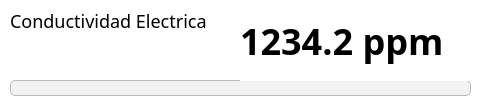
<?xml version="1.0" encoding="UTF-8"?>
<ui version="4.0">
 <class>Form</class>
 <widget class="QWidget" name="Form">
  <property name="geometry">
   <rect>
    <x>0</x>
    <y>0</y>
    <width>481</width>
    <height>105</height>
   </rect>
  </property>
  <property name="windowTitle">
   <string>Form</string>
  </property>
  <property name="styleSheet">
   <string notr="true">QLabel {
	font-family: Poppins;
	font-size: 16px;
}

QWidget {
	background-color: white;
}</string>
  </property>
  <widget class="QLabel" name="nameLbl">
   <property name="geometry">
    <rect>
     <x>10</x>
     <y>10</y>
     <width>291</width>
     <height>21</height>
    </rect>
   </property>
   <property name="styleSheet">
    <string notr="true">font-size: 18px;</string>
   </property>
   <property name="text">
    <string>Conductividad Electrica</string>
   </property>
  </widget>
  <widget class="QProgressBar" name="progressBar">
   <property name="geometry">
    <rect>
     <x>10</x>
     <y>80</y>
     <width>461</width>
     <height>16</height>
    </rect>
   </property>
   <property name="styleSheet">
    <string notr="true">QProgressBar {
    border: 1px solid #bbb;
    border-radius: 5px;
    background-color: #f3f3f3;
	border-radius: 5px;
}

QProgressBar::chunk {
    background-color: #00007f;
	border-radius: 5px;
}
</string>
   </property>
   <property name="value">
    <number>0</number>
   </property>
   <property name="textVisible">
    <bool>false</bool>
   </property>
  </widget>
  <widget class="QLabel" name="valueLbl">
   <property name="geometry">
    <rect>
     <x>240</x>
     <y>0</y>
     <width>231</width>
     <height>81</height>
    </rect>
   </property>
   <property name="styleSheet">
    <string notr="true">font-weight: bold;
font-size: 36px;</string>
   </property>
   <property name="text">
    <string>1234.2 ppm</string>
   </property>
  </widget>
 </widget>
 <resources/>
 <connections/>
</ui>
